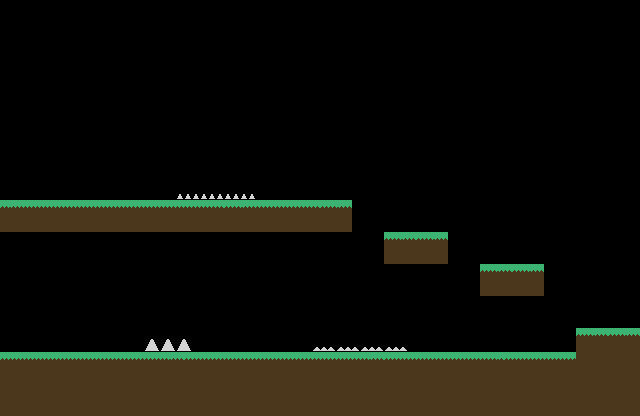

This game map was drawn from its Tiled (.tmx) file and the tilesets committed beside it. A one-line description and the trimmed map source follow:
An orthogonal 80x52 tile map with 8x8 px tiles, 3 tile layers (Floor, Elevation, Hazards).

<map version="1.9" tiledversion="1.9.0" orientation="orthogonal" renderorder="right-down" width="80" height="52" tilewidth="8" tileheight="8" infinite="0" nextlayerid="4" nextobjectid="1">
 <editorsettings>
  <export target="level1.json" format="json" />
 </editorsettings>
 <tileset firstgid="1" name="original" tilewidth="8" tileheight="8" tilecount="96" columns="8">
  <image source="../tilesets/original.png" width="64" height="96" />
 </tileset>
 <layer id="1" name="Floor" width="80" height="52">
  <data>[4160 cells, 640 non-empty, 22 distinct tile ids]</data>
 </layer>
 <layer id="2" name="Elevation" width="80" height="52">
  <data>[4160 cells, 282 non-empty, 30 distinct tile ids]</data>
 </layer>
 <layer id="3" name="Hazards" width="80" height="52">
  <data>[4160 cells, 25 non-empty, 8 distinct tile ids]</data>
 </layer>
</map>